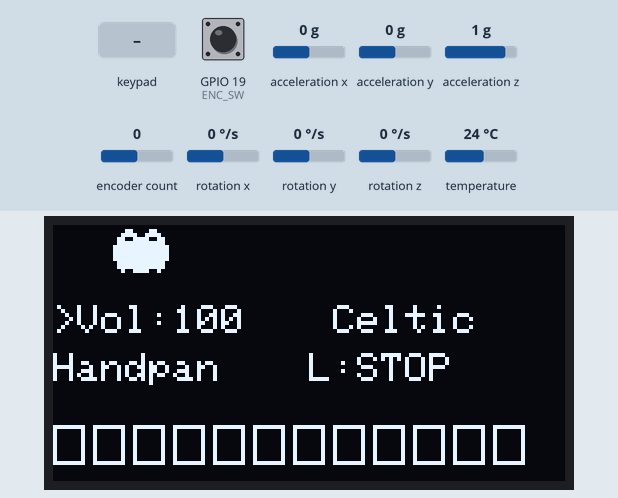
A sketch run on a simulated ESP32. Parts: 128×64 one-colour display. The test bench sets the inputs (shaded band); at power-on: GPIO 19 (ENC_SW) HIGH, encoder count 0, acceleration x 0 g, acceleration y 0 g, acceleration z 1 g, rotation x 0 °/s, rotation y 0 °/s, rotation z 0 °/s, temperature 24 °C. I2S audio is not simulated (input reads silence); random numbers use the default seed unless the sketch sets one.

Above: at 2.74 s.
2.8 s: GPIO 19 (ENC_SW) pulled LOW for 0.15 s
At 3.13 s:
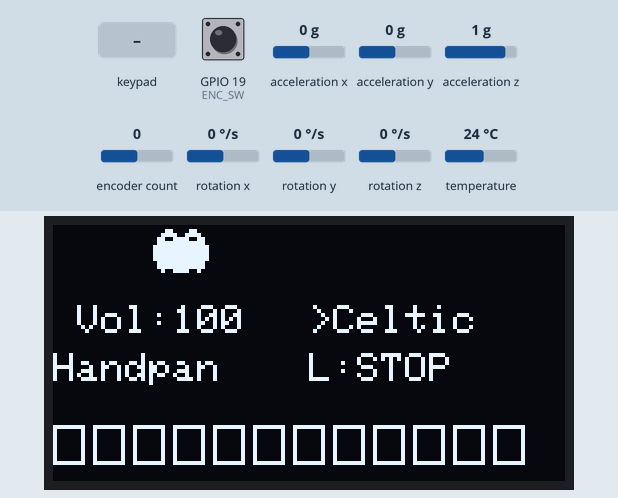
3.5 s: encoder count set to 4
At 3.59 s:
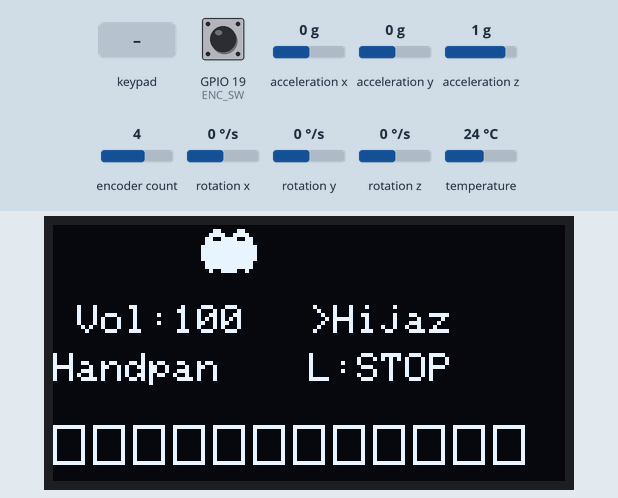
5.3 s: key '0' pressed
At 5.36 s:
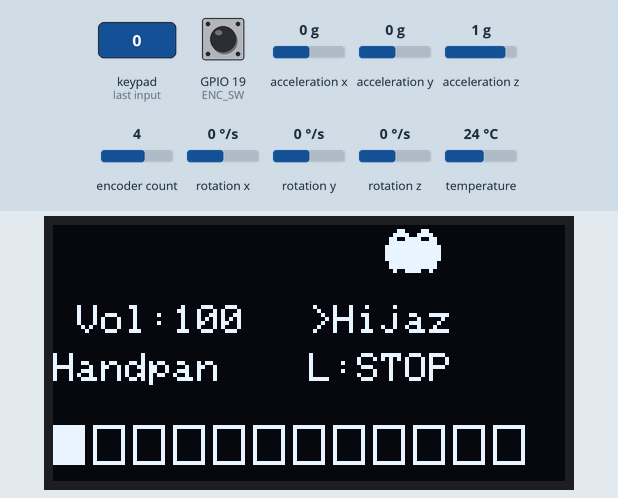
6.9 s: encoder count set to 3
At 7.19 s:
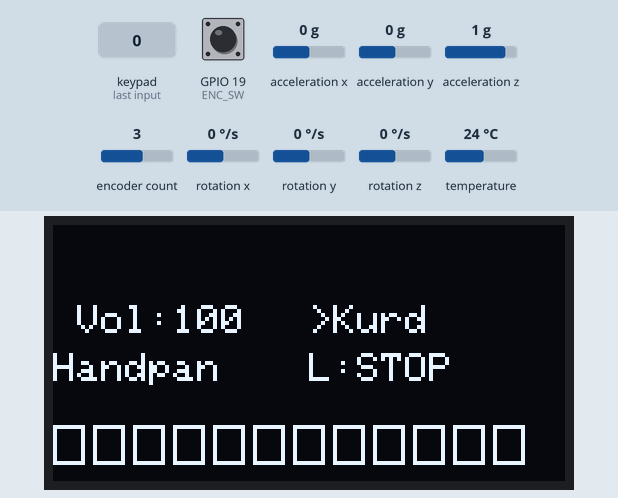
8.7 s: keypad keys 1 2 3 4 pressed 0.4 s apart
At 8.75 s:
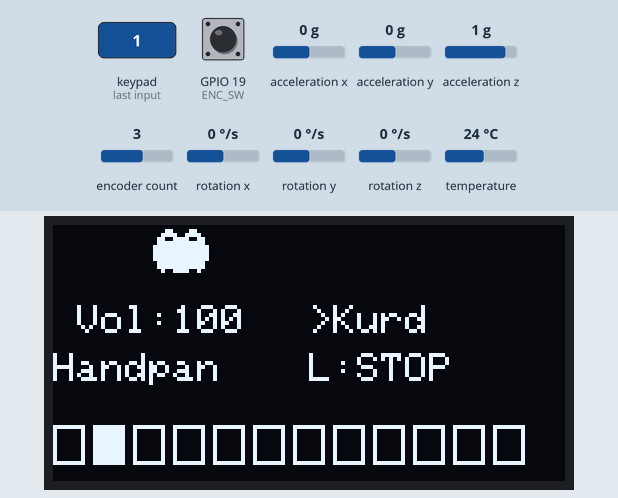
11.8 s: GPIO 19 (ENC_SW) pulled LOW for 1 s
At 12.83 s:
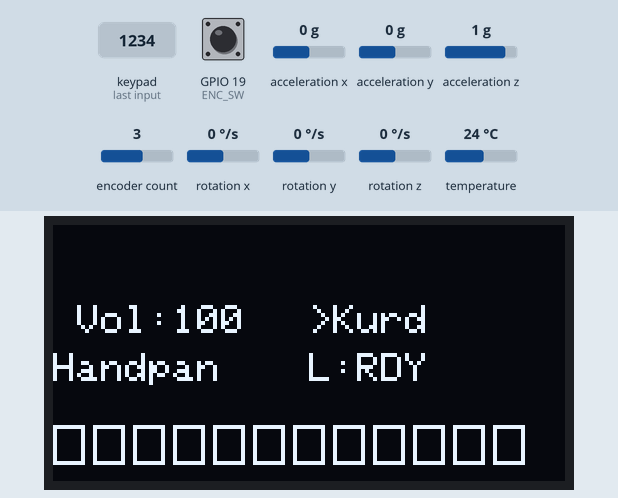

The sketch:

meow_synth_multi_inst.ino
```cpp
#include <Wire.h>
#include <Adafruit_GFX.h>
#include <Adafruit_SSD1306.h>
#include <Adafruit_MPR121.h>
#include <Adafruit_MPU6050.h>
#include <Adafruit_Sensor.h>
#include <ESP32Encoder.h>
#include <driver/i2s.h>
#include <math.h>
#include <vector>

// -------------------------------------------------------------------------
// 1. HARDWARE & PIN DEFINITIONS
// -------------------------------------------------------------------------
#define I2S_DOUT      25
#define I2S_BCLK      27
#define I2S_LRC       26

// Encoder Pins (Direct Connection)
#define ENC_CLK       32
#define ENC_DT        33
#define ENC_SW        19

#define SDA_PIN       21
#define SCL_PIN       22
#define SCREEN_WIDTH  128
#define SCREEN_HEIGHT 64  // Updated to 64 to fit Animation + UI comfortably
#define OLED_RESET    -1

// Audio Settings
#define SAMPLE_RATE   44100
#define NUM_VOICES    10  // Optimized for stability
#define BASE_NOTE     48  // C3
#define PI_2          6.2831853f

// -------------------------------------------------------------------------
// 2. GRAPHICS (THE MEOW BITMAP) [cite: 3]
// -------------------------------------------------------------------------
const unsigned char PROGMEM catBitmap[] = {
  0x00, 0x00, 0x0C, 0x30, 0x1E, 0x78, 0x33, 0xCC,
  0x3F, 0xFC, 0x7F, 0xFE, 0x7F, 0xFE, 0x7F, 0xFE,
  0x7F, 0xFE, 0x3F, 0xFC, 0x3F, 0xFC, 0x13, 0xC8,
  0x00, 0x00, 0x00, 0x00, 0x00, 0x00, 0x00, 0x00
};

// Animation State
int catX = -16;
int catY = 0; // Draw cat at the top

// -------------------------------------------------------------------------
// 3. MUSIC THEORY (SCALES & INSTRUMENTS)
// -------------------------------------------------------------------------
struct Scale { const char* name; int offsets[12]; };

#define NUM_SCALES 7
Scale scales[NUM_SCALES] = {
  {"Celtic",     {0, 2, 3, 7, 9, 12, 14, 15, 19, 21, 24, 26}}, // Hexatonic Minor
  {"Kurd",       {0, 2, 3, 5, 7, 8, 10, 12, 14, 15, 17, 19}},  // Phrygian
  {"Hijaz",      {0, 1, 4, 5, 7, 8, 10, 12, 13, 16, 17, 19}},  // Phrygian Dominant
  {"Pygmy",      {0, 2, 3, 7, 10, 12, 14, 15, 19, 22, 24, 26}},// Dorian-esque
  {"Pentatonic", {0, 2, 4, 7, 9, 12, 14, 16, 19, 21, 24, 26}}, // Major Pentatonic
  {"Lydian",     {0, 2, 4, 6, 7, 9, 11, 12, 14, 16, 18, 19}},  // Major #4
  {"Mixolydian", {0, 2, 4, 5, 7, 9, 10, 12, 14, 16, 17, 19}}   // Major b7
};

struct Instrument {
  const char* name;
  int engineType; // 0=Bell, 1=Bass, 2=Glock, 3=Piano, 4=DrumKit
  int octaveShift;
  float decay;
};

#define NUM_INSTRUMENTS 5
Instrument instruments[NUM_INSTRUMENTS] = {
  {"Handpan",   0,  0, 0.9994f},
  {"Glock",     2, 24, 0.9996f}, // High pitch, sine based
  {"Bass Gtr",  1, -24, 0.9997f}, // Saw based, filtered
  {"Drum Kit",  4,  0, 0.9900f}, // Percussive
  {"E-Piano",   3,  0, 0.9990f}  // Square based
};

// -------------------------------------------------------------------------
// 4. GLOBAL OBJECTS & STATE
// -------------------------------------------------------------------------
Adafruit_SSD1306 display(SCREEN_WIDTH, SCREEN_HEIGHT, &Wire, OLED_RESET);
Adafruit_MPR121 touch = Adafruit_MPR121();
Adafruit_MPU6050 mpu;
ESP32Encoder encoder;

// Audio Engine Vars
struct Envelope { float level; float decayMultiplier; };
struct Voice {
  bool active;
  float frequency;
  float currentFreq; // For drums (pitch slide)
  float phase;
  float phaseMod;
  Envelope env;
  int noteIndex;
  float prevSample;
  int engineType;
};
Voice voices[NUM_VOICES];

// Control State
int currentScaleIndex = 0;
int currentInstIndex = 0;
float globalVolume = 1.0;
float pitchBend = 1.0;
bool padState[12] = {0};

// Menu Focus: 0=Vol, 1=Scale, 2=Inst, 3=Loop
int focus = 0;
unsigned long buttonDownTime = 0;
bool buttonHeld = false;

// Looper State
struct LoopEvent { unsigned long timestamp; byte padIndex; bool isNoteOn; };
enum LooperState { LOOP_IDLE, LOOP_ARMED, LOOP_RECORDING, LOOP_PLAYING };
LooperState loopState = LOOP_IDLE;
std::vector<LoopEvent> loopSequence;
unsigned long loopStartTime = 0;
unsigned long loopLength = 0;
unsigned long loopPlaybackStart = 0;

// -------------------------------------------------------------------------
// 5. AUDIO TASK (High Priority, Core 0)
// -------------------------------------------------------------------------
void audioTask(void *pvParameters) {
  // Large buffer for stability
  int32_t sampleBuffer[256];
  size_t bytes_written;

  while(1) {
    // Process 128 stereo frames (256 samples total) per loop
    for (int i = 0; i < 128; i++) {
      float mixedSample = 0;
      int activeCount = 0;

      for (int v = 0; v < NUM_VOICES; v++) {
        if (!voices[v].active) continue;

        float sample = 0;
        int type = voices[v].engineType;

        // -- ENGINE 0: Handpan (FM Synthesis) --
        if (type == 0) {
           float mod = sinf(voices[v].phaseMod * PI_2) * 2.5f;
           sample = sinf((voices[v].phase * PI_2) + (mod * voices[v].env.level)) * voices[v].env.level;
           voices[v].phaseMod += ((voices[v].frequency * 2.0f) / SAMPLE_RATE) * pitchBend;
           if (voices[v].phaseMod >= 1.0f) voices[v].phaseMod -= 1.0f;
        }
        // -- ENGINE 1: Bass (Filtered Saw) --
        else if (type == 1) {
           float rawSaw = (voices[v].phase * 2.0f) - 1.0f;
           float filterCutoff = voices[v].env.level;
           voices[v].prevSample = (filterCutoff * rawSaw) + ((1.0f - filterCutoff) * voices[v].prevSample);
           // Simple Soft Clip
           if(voices[v].prevSample > 1.2f) voices[v].prevSample = 1.2f;
           else if(voices[v].prevSample < -1.2f) voices[v].prevSample = -1.2f;
           sample = voices[v].prevSample;
        }
        // -- ENGINE 2: Glockenspiel (Pure Sine) --
        else if (type == 2) {
           sample = sinf(voices[v].phase * PI_2) * voices[v].env.level;
        }
        // -- ENGINE 3: E-Piano (Filtered Square) --
        else if (type == 3) {
           float rawSquare = (voices[v].phase < 0.5f) ? 0.8f : -0.8f;
           voices[v].prevSample = (0.2f * rawSquare) + (0.8f * voices[v].prevSample);
           sample = voices[v].prevSample * voices[v].env.level;
        }
        // -- ENGINE 4: Drum Kit --
        else if (type == 4) {
           int drum = voices[v].noteIndex % 4; // Map pads to different drum sounds

           if (drum == 0) { // Kick
              sample = sinf(voices[v].phase * PI_2) * voices[v].env.level;
              voices[v].currentFreq *= 0.9990f;
              if(voices[v].currentFreq < 50) voices[v].currentFreq = 50;
              voices[v].phase += (voices[v].currentFreq / SAMPLE_RATE);
              goto skipGlobalPhase; // Kick has its own phase logic
           }
           else if (drum == 1) { // Snare (Noise)
              float noise = ((float)rand() / RAND_MAX) * 2.0f - 1.0f;
              sample = noise * voices[v].env.level;
           }
           else { // Hat (High Pass Noise)
              float noise = ((float)rand() / RAND_MAX) * 2.0f - 1.0f;
              float hp = noise - voices[v].prevSample;
              voices[v].prevSample = noise;
              sample = hp * voices[v].env.level;
           }
        }

        // Global Phase Increment (Standard)
        voices[v].phase += (voices[v].frequency / SAMPLE_RATE) * pitchBend;

        skipGlobalPhase:
        if (voices[v].phase >= 1.0f) voices[v].phase -= 1.0f;

        // Envelope Decay
        voices[v].env.level *= voices[v].env.decayMultiplier;
        if (voices[v].env.level < 0.0001f) voices[v].active = false;

        mixedSample += sample;
        activeCount++;
      }

      // Mixing & Limiting (Fast Soft Clipper) [cite: 52]
      if (activeCount > 0) {
        float gain = 1.0f / sqrt((float)activeCount + 1.0f);
        mixedSample *= (gain * globalVolume);
        if (mixedSample > 0.95f) mixedSample = 0.95f;
        else if (mixedSample < -0.95f) mixedSample = -0.95f;
      }

      // Output to Stereo Buffer (32-bit)
      int32_t out = (int32_t)(mixedSample * 2147483647.0f);
      sampleBuffer[i*2] = out;
      sampleBuffer[i*2+1] = out;
    }
    i2s_write(I2S_NUM_0, sampleBuffer, sizeof(sampleBuffer), &bytes_written, portMAX_DELAY);
  }
}

// -------------------------------------------------------------------------
// 6. SETUP I2S [cite: 57]
// -------------------------------------------------------------------------
void setupI2S() {
  i2s_config_t i2s_config = {
    .mode = (i2s_mode_t)(I2S_MODE_MASTER | I2S_MODE_TX),
    .sample_rate = SAMPLE_RATE,
    .bits_per_sample = I2S_BITS_PER_SAMPLE_32BIT,
    .channel_format = I2S_CHANNEL_FMT_RIGHT_LEFT,
    .communication_format = I2S_COMM_FORMAT_I2S,
    .intr_alloc_flags = ESP_INTR_FLAG_LEVEL1,
    .dma_buf_count = 8,
    .dma_buf_len = 512,
    .use_apll = true      // Critical for high quality audio
  };
  i2s_pin_config_t pin_config = {
    .bck_io_num = I2S_BCLK, .ws_io_num = I2S_LRC, .data_out_num = I2S_DOUT, .data_in_num = I2S_PIN_NO_CHANGE
  };
  i2s_driver_install(I2S_NUM_0, &i2s_config, 0, NULL);
  i2s_set_pin(I2S_NUM_0, &pin_config);
}

// -------------------------------------------------------------------------
// 7. NOTE LOGIC
// -------------------------------------------------------------------------
void noteOn(int padIndex, bool isLive) {
  // Looper Recording Logic [cite: 67]
  if (isLive && loopState == LOOP_RECORDING) {
     LoopEvent e;
     e.timestamp = millis() - loopStartTime; e.padIndex = padIndex; e.isNoteOn = true; loopSequence.push_back(e);
  } else if (isLive && loopState == LOOP_ARMED) {
     loopState = LOOP_RECORDING; loopStartTime = millis(); loopSequence.clear();
     LoopEvent e; e.timestamp = 0; e.padIndex = padIndex; e.isNoteOn = true; loopSequence.push_back(e);
  }

  // Find free voice
  int v = 0;
  for (int i = 0; i < NUM_VOICES; i++) { if (!voices[i].active) { v = i; break; } }

  int engine = instruments[currentInstIndex].engineType;
  int offset = scales[currentScaleIndex].offsets[padIndex];
  int octave = instruments[currentInstIndex].octaveShift;
  float decay = instruments[currentInstIndex].decay;

  float freq = 440.0f * pow(2.0f, (offset + BASE_NOTE + octave - 69) / 12.0f);

  voices[v].active = true;
  voices[v].noteIndex = padIndex;
  voices[v].frequency = freq;
  voices[v].phase = 0;
  voices[v].env.level = 1.0f;
  voices[v].env.decayMultiplier = decay;
  voices[v].engineType = engine;

  if (engine == 1) voices[v].prevSample = 0; // Reset bass filter
  if (engine == 4) { // Drums
     voices[v].currentFreq = 300.0f; // Kick start freq
     if ((padIndex % 4) >= 2) voices[v].env.decayMultiplier = 0.9600f; // Short decay for hats
  }
}

// -------------------------------------------------------------------------
// 8. SETUP
// -------------------------------------------------------------------------
void setup() {
  Serial.begin(115200);
  delay(500);
  Wire.begin(SDA_PIN, SCL_PIN);

  // OLED Init
  if(!display.begin(SSD1306_SWITCHCAPVCC, 0x3C)) {
    Serial.println(F("SSD1306 allocation failed"));
  }
  display.clearDisplay();
  display.setTextColor(SSD1306_WHITE);
  display.setTextSize(1);
  display.setCursor(20,20);
  display.println("MEOW SYNTH");
  display.display();
  delay(1000);

  // Touch Init
  if (!touch.begin(0x5A)) { Serial.println("MPR121 Error"); }
  touch.setThresholds(8, 4); // Slightly less sensitive to prevent ghosts

  // MPU6050 Init (Accelerometer)
  if (mpu.begin()) {
    mpu.setAccelerometerRange(MPU6050_RANGE_8_G);
    mpu.setFilterBandwidth(MPU6050_BAND_21_HZ);
  }

  // Encoder Init
  ESP32Encoder::useInternalWeakPullResistors = puType::up;
  encoder.attachHalfQuad(ENC_DT, ENC_CLK);
  encoder.setCount(100);
  pinMode(ENC_SW, INPUT_PULLUP);

  loopSequence.reserve(200);
  setupI2S();

  // Start Audio Engine on Core 0
  xTaskCreatePinnedToCore(audioTask, "AudioTask", 10000, NULL, 1, NULL, 0);
}

// -------------------------------------------------------------------------
// 9. MAIN LOOP (UI & Logic)
// -------------------------------------------------------------------------
void loop() {
  unsigned long currentMillis = millis();

  // --- BUTTON LOGIC (Encoder Switch) ---
  int btnReading = digitalRead(ENC_SW);
  static int lastBtnState = HIGH;
  static unsigned long lastDebounceTime = 0;

  if (btnReading != lastBtnState) lastDebounceTime = currentMillis;

  if ((currentMillis - lastDebounceTime) > 50) {
      if (btnReading == LOW && buttonDownTime == 0) {
        buttonDownTime = currentMillis;
        buttonHeld = false;
      }

      // Long press (>800ms) -> Toggle Looper
      if (btnReading == LOW && (currentMillis - buttonDownTime > 800) && !buttonHeld) {
        buttonHeld = true;
        if (loopState == LOOP_IDLE) loopState = LOOP_ARMED;
        else if (loopState == LOOP_ARMED || loopState == LOOP_RECORDING) {
             loopState = LOOP_PLAYING;
             loopLength = millis() - loopStartTime; loopPlaybackStart = millis();
        }
        else if (loopState == LOOP_PLAYING) {
             loopState = LOOP_IDLE;
             loopSequence.clear();
        }
      }

      // Short press -> Navigation
      if (btnReading == HIGH && buttonDownTime > 0) {
        if (!buttonHeld) {
           focus++;
           if (focus > 2) focus = 0; // 0=Vol, 1=Scale, 2=Inst
           // Snap encoder to current value
           if (focus == 0) encoder.setCount((int)(globalVolume * 100));
           if (focus == 1) encoder.setCount(currentScaleIndex * 4);
           if (focus == 2) encoder.setCount(currentInstIndex * 4);
        }
        buttonDownTime = 0;
      }
  }
  lastBtnState = btnReading;

  // --- ENCODER LOGIC ---
  long encVal = encoder.getCount();
  if (focus == 0) { // VOLUME
    if (encVal < 0) encoder.setCount(0); if (encVal > 100) encoder.setCount(100);
    globalVolume = (float)encoder.getCount() / 100.0f;
  }
  else if (focus == 1) { // SCALE
    if (encVal < 0) encoder.setCount(0);
    if (encVal > (NUM_SCALES * 4) - 1) encoder.setCount((NUM_SCALES * 4) - 1);
    currentScaleIndex = encoder.getCount() / 4;
  }
  else if (focus == 2) { // INSTRUMENT
    if (encVal < 0) encoder.setCount(0);
    if (encVal > (NUM_INSTRUMENTS * 4) - 1) encoder.setCount((NUM_INSTRUMENTS * 4) - 1);
    currentInstIndex = encoder.getCount() / 4;
  }

  // --- LOOPER PLAYBACK ---
  if (loopState == LOOP_PLAYING && !loopSequence.empty()) {
    unsigned long playTime = (currentMillis - loopPlaybackStart) % loopLength;
    static unsigned long lastPlayCheck = 0;

    if (playTime < lastPlayCheck) lastPlayCheck = 0; // Wrap around
    for (auto &e : loopSequence) {
      if (e.timestamp >= lastPlayCheck && e.timestamp < playTime) {
         noteOn(e.padIndex, false);
      }
    }
    lastPlayCheck = playTime;
  }

  // --- SENSORS (Pitch Bend) ---
  sensors_event_t a, g, temp;
  if (mpu.getEvent(&a, &g, &temp)) {
     // Tilt Y-axis for slight pitch bending
     pitchBend = 1.0 + (a.acceleration.y / 20.0);
  }

  // --- TOUCH INPUT ---
  uint16_t currTouched = touch.touched();
  for (int i = 0; i < 12; i++) {
    bool isTouched = (currTouched & _BV(i));
    if (isTouched && !padState[i]) {
        padState[i] = true;
        noteOn(i, true);
    }
    else if (!isTouched && padState[i]) {
        padState[i] = false;
    }
  }

  // --- DISPLAY & ANIMATION (Every 50ms) ---
  static unsigned long lastDraw = 0;
  if (millis() - lastDraw > 50) {
    display.clearDisplay();

    // 1. Draw UI Info (Bottom Half)
    display.setCursor(0, 20);
    if(focus==0) display.print(">"); else display.print(" ");
    display.print("Vol:"); display.print((int)(globalVolume*100));

    display.setCursor(64, 20);
    if(focus==1) display.print(">"); else display.print(" ");
    char sclName[12]; strncpy(sclName, scales[currentScaleIndex].name, 11); sclName[11]=0;
    display.print(sclName);

    display.setCursor(0, 32);
    if(focus==2) display.setTextColor(SSD1306_BLACK, SSD1306_WHITE); // Invert highlight
    else display.setTextColor(SSD1306_WHITE);
    char insName[12]; strncpy(insName, instruments[currentInstIndex].name, 11); insName[11]=0;
    display.print(insName);
    display.setTextColor(SSD1306_WHITE);

    display.setCursor(64, 32);
    if(loopState == LOOP_IDLE) display.print("L:STOP");
    else if(loopState == LOOP_ARMED) display.print("L:RDY");
    else if(loopState == LOOP_RECORDING) display.print("L:REC");
    else display.print("L:PLAY");

    // Draw Pad Indicators
    for(int i=0; i<12; i++) {
      int x = i * 10;
      int y = 50;
      if (padState[i]) display.fillRect(x, y, 8, 10, SSD1306_WHITE);
      else display.drawRect(x, y, 8, 10, SSD1306_WHITE);
    }

    // 2. Draw Animation (Top Half) [cite: 8, 9, 10]
    display.drawBitmap(catX, catY, catBitmap, 16, 16, SSD1306_WHITE);

    // Move Cat
    catX += 2;
    if (catX > SCREEN_WIDTH) catX = -16;

    display.display();
    lastDraw = millis();
  }
}
```
